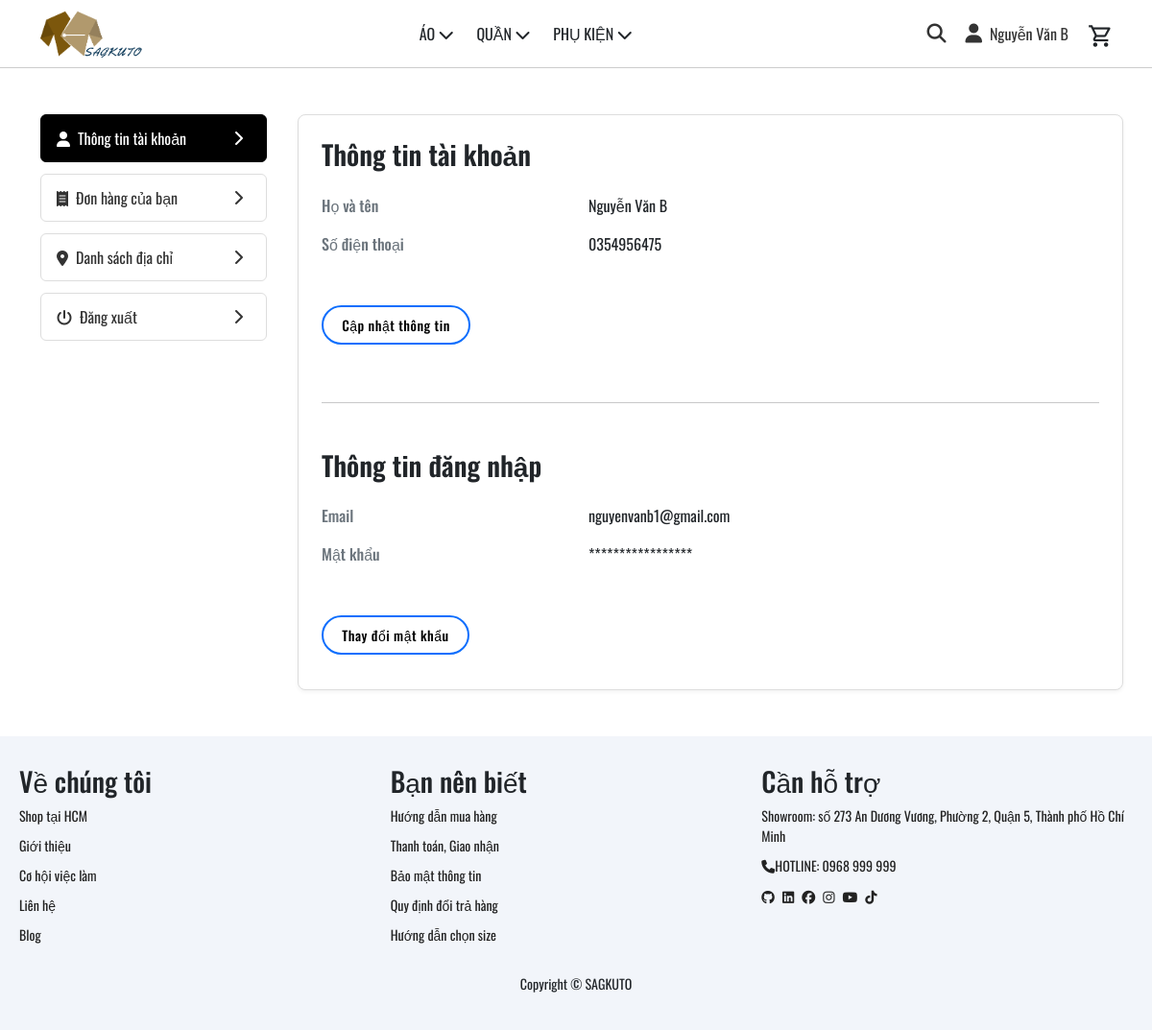
The app's page /index.php?page=taikhoan (signed in) with its own data.
### tables this page shows
CREATE TABLE `users` (
  `user_id` int(11) NOT NULL,
  `name` varchar(100) NOT NULL,
  `password` varchar(255) NOT NULL,
  `email` varchar(100) DEFAULT NULL,
  `phone` varchar(20) DEFAULT NULL,
  `role_id` int(11) DEFAULT NULL,
  `status` tinyint(4) DEFAULT 1,
  `otp` varchar(6) DEFAULT NULL,
  `otp_expired_at` datetime DEFAULT NULL
);

### database/DBConnection.php (called while the page is built, shortened)
<?php
class DBConnect
{
    private static $instance = null;
    private $pdo;
    private $host = 'localhost';
    private $dbname = 'db_web_quanao';
    private $username = 'root';
    private $password = '';
    private function __construct()
    {
        try {
            $this->pdo = new PDO(
                "mysql:host={$this->host};dbname={$this->dbname};charset=utf8",
                $this->username,
                $this->password
            );
            $this->pdo->setAttribute(PDO::ATTR_ERRMODE, PDO::ERRMODE_EXCEPTION);
            $this->pdo->setAttribute(PDO::ATTR_DEFAULT_FETCH_MODE, PDO::FETCH_ASSOC);
        } catch (PDOException $e) {
            die("Kết nối thất bại: " . $e->getMessage());
        }
    }
    public static function getInstance()
    {
        if (self::$instance === null) {
            self::$instance = new DBConnect();
        }
        return self::$instance;
    }
    public function select($sql, $params = [])
    {
        $stmt = $this->pdo->prepare($sql);
        $stmt->execute($params);
        return $stmt->fetchAll();
    }
    public function selectOne($sql, $params = [])
    {
        $stmt = $this->pdo->prepare($sql);
        $stmt->execute($params);
        return $stmt->fetch();
    }
}

### layout/partials/account_section.php (the view, shortened to what this page needs)
<h2>Thông tin tài khoản</h2>
<dl class="row mb-4">
  <dt class="col-sm-4">Họ và tên</dt>
  <dd class="col-sm-8"><?= htmlspecialchars($userDetail['name']) ?></dd>
  <dt class="col-sm-4">Số điện thoại</dt>
  <dd class="col-sm-8"><?= htmlspecialchars($userDetail['phone']) ?></dd>
</dl>
<a href="#"
   class="btn btn-outline-primary"
   data-bs-toggle="modal"
   data-bs-target="#modalEditProfile">
  Cập nhật thông tin
</a>
<hr class="my-5">
<h2>Thông tin đăng nhập</h2>
<dl class="row mb-4">
  <dt class="col-sm-4">Email</dt>
  <dd class="col-sm-8"><?= htmlspecialchars($userDetail['email']) ?></dd>
  <dt class="col-sm-4">Mật khẩu</dt>
  <dd class="col-sm-8">*****************</dd>
</dl>
<a href="#"
   class="btn btn-outline-primary"
   data-bs-toggle="modal"
   data-bs-target="#modalChangePassword">
  Thay đổi mật khẩu
</a>

### layout/header.php (shortened to what this page needs)
<?php
require_once __DIR__ . '/../database/DBConnection.php';
$db = DBConnect::getInstance();
$categories = $db->select('SELECT * FROM categories', []);
$menu = [
	['label' => 'ÁO',        'subs' => []],
	['label' => 'QUẦN',      'subs' => []],
	['label' => 'PHỤ KIỆN',  'subs' => []],
];
foreach ($categories as $cat) {
	$nameLower = mb_strtolower($cat['name'], 'UTF-8');
	$item = [
		'id'    => $cat['category_id'],
		'label' => $cat['name'],
	];
	if (strpos($nameLower, 'áo') !== false) {
		$menu[0]['subs'][] = $item;
	} elseif (strpos($nameLower, 'quần') !== false) {
		$menu[1]['subs'][] = $item;
	} elseif (strpos($nameLower, 'phụ kiện') !== false) {
		$menu[2]['subs'][] = $item;
	}
}
$user = null;
if (!empty($_SESSION['user_id'])) {
    $user = $db->selectOne(
        'SELECT user_id, name, role_id FROM users WHERE user_id = ?',
        [$_SESSION['user_id']]
    );
}
?>
<link rel="stylesheet" href="../assets/css/basic_search.css">
<header class="header">
	<div class="logo_header">
		<a href="/index.php">
			<img src="/assets/img/logo_favicon/logo.png" alt="SAGKUTO Logo">
		</a>
	</div>
	<nav class="menu_header">
		<ul class="mb-0">
			<?php foreach ($menu as $item): ?>
				<li>
					<span class="menu-title">
						<?= htmlspecialchars($item['label'], ENT_QUOTES) ?>
						<?php if (!empty($item['subs'])): ?>
							<i class="fa-solid fa-chevron-down"></i>
						<?php endif; ?>
					</span>
				</li>
			<?php endforeach; ?>
		</ul>
	</nav>
	<div class="icon-group">
		<a href="#" class="icon" id="openSearch">
			<i class="fa-solid fa-magnifying-glass"></i>
		</a>
		<?php if ($user): ?>
			<a href="/index.php?page=taikhoan" class="icon account-link">
				<i class="fa-solid fa-user"></i>
				<span><?= htmlspecialchars($user['name'], ENT_QUOTES) ?></span>
			</a>
		<?php endif; ?>
		<div class="position-relative" style="margin-top: 10px;">
			<a href="javascript:void(0);" id="toggle-cart" title="Giỏ hàng" class="text-dark">
				<span class="material-symbols-outlined" style="font-size: 27px;">
				</span>
			</a>
		</div>
	</div>
</header>

### assets/css/header.css (style rules this page uses)
.header { display: flex; justify-content: space-between; align-items: center; padding: 10px 40px; border-bottom: 1px solid #ccc; top: 0; position: sticky; z-index: 9999; background-color: #FFFFFF; position: relative; }
.logo_header img { height: 50px; display: block; }
.menu_header { position: static; display: block; }
.menu_header ul { list-style: none; padding: 0; margin: 0; }
.menu_header ul li { position: relative; display: inline-block; margin-right: 20px; }
.icon-group { display: flex; align-items: center; gap: 20px; font-size: 18px; color: black; position: relative; }
.icon { color: #333; font-size: 20px; text-decoration: none; display: flex; align-items: center; gap: 8px; transition: color 0.2s; }
.icon i { line-height: 1; vertical-align: middle; }
.icon.account-link span { font-size: 16px; line-height: 1; }
.icon.account-link i { font-size: 20px; }

### assets/css/basic_search.css (style rules this page uses)
body *:not(input):not(textarea):not(select) { caret-color: transparent !important; user-select: none !important; }

### assets/css/info_user.css (style rules this page uses)
section.col-md-9 h2 { margin-bottom: 24px; font-size: 1.75rem; font-weight: 600; color: #212529; }
section.col-md-9 dl.row dt { font-weight: 500; color: #6c757d; margin-bottom: 8px; }
section.col-md-9 dl.row dd { margin-bottom: 16px; color: #212529; }
section.col-md-9 .btn-outline-primary { display: inline-block; padding: 0.5rem 1.2rem; border-width: 2px; border-radius: 30px; font-size: 0.875rem; font-weight: 500; letter-spacing: 0.5px; margin: 0.75rem 0; color: #000; background-color: transparent; transition: background-color 0.2s, color 0.2s; }

### records on screen
users: name "Nguyễn Văn B", phone "0354956475", email "nguyenvanb1@gmail.com"

### other values on screen
$item['label'] "ÁO"
$item['label'] "QUẦN"
$item['label'] "PHỤ KIỆN"
